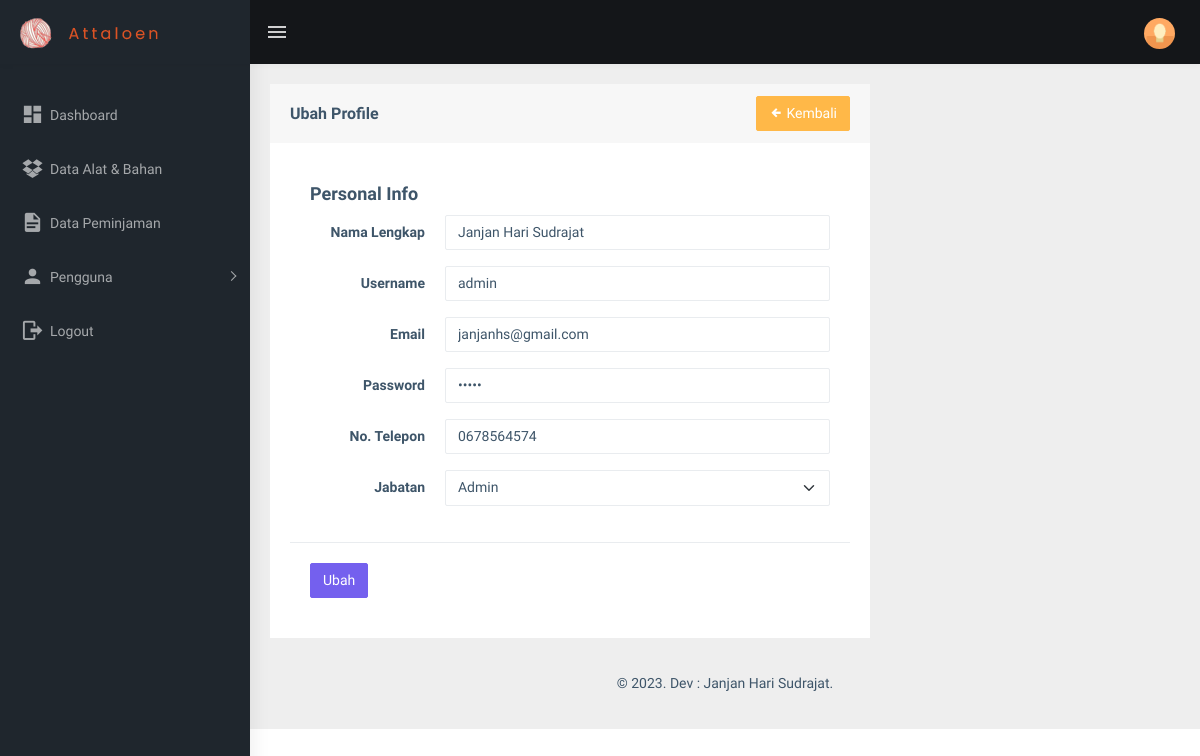
The page /view_user/profile_edit.php (signed in) on the database its author committed.
### tables this page shows
CREATE TABLE `users` (
  `id_user` int(11) NOT NULL,
  `nama` varchar(255) NOT NULL,
  `username` varchar(255) NOT NULL,
  `email` varchar(255) NOT NULL,
  `password` varchar(255) NOT NULL,
  `phone` varchar(40) NOT NULL,
  `image` varchar(255) NOT NULL,
  `role_id` int(10) NOT NULL,
  `date_created` date NOT NULL,
  `is_active` int(10) NOT NULL
);

CREATE TABLE `users_role` (
  `id_role` int(11) NOT NULL,
  `role` varchar(255) NOT NULL
);

### functions.php (called while the page is built, shortened)
<?php
$conn = mysqli_connect("localhost", "root", "", "db_sippa");
function query($query)
{
    global $conn;
    $result = mysqli_query($conn, $query);
    $rows = [];
    while ($row = mysqli_fetch_assoc($result)) {
        $rows[] = $row;
    }
    return $rows;
}

### view_user/profile_edit.php (the view, shortened to what this page needs)
<?php
include "../templates/header.php";
?>
<div class="page-wrapper">
    <div class="container-fluid">
        <div class="row">
            <div class="col-md-8">
                <div class="card">
                    <div class="card-header">
                        <div class="row">
                            <div class="col">
                                <h5 class="card-title pt-2">Ubah Profile</h5>
                            </div>
                            <div class="col">
                                <a href="profile.php" class="btn btn-warning text-white float-end"><i
                                        class="mdi mdi-arrow-left-bold"></i> Kembali</a>
                            </div>
                        </div>
                    </div>
                    <div class="card-body">
                        <form class="form-horizontal" action="" method="POST">
                            <div class="card-body">
                                <h4 class="card-title">Personal Info</h4>
                                <div class="form-group row">
                                    <label class="col-sm-3 text-end control-label col-form-label">Nama
                                        Lengkap</label>
                                    <div class="col-sm-9">
                                        <input type="text" class="form-control" value="<?= $user["nama"]; ?>"
                                            name="nama" />
                                    </div>
                                </div>
                                <div class="form-group row">
                                    <label class="col-sm-3 text-end control-label col-form-label">Username</label>
                                    <div class="col-sm-9">
                                        <input type="text" class="form-control" value="<?= $user["username"]; ?>"
                                            name="username" />
                                    </div>
                                </div>
                                <div class="form-group row">
                                    <label class="col-sm-3 text-end control-label col-form-label">Email</label>
                                    <div class="col-sm-9">
                                        <input type="email" class="form-control" value="<?= $user["email"]; ?>"
                                            name="email" />
                                    </div>
                                </div>
                                <div class="form-group row">
                                    <label class="col-sm-3 text-end control-label col-form-label">Password</label>
                                    <div class="col-sm-9">
                                        <input type="password" class="form-control" value="<?= $user["password"]; ?>"
                                            name="password" />
                                    </div>
                                </div>
                                <div class="form-group row">
                                    <label class="col-sm-3 text-end control-label col-form-label">No. Telepon</label>
                                    <div class="col-sm-9">
                                        <input type="text" class="form-control" value="<?= $user["phone"]; ?>"
                                            name="phone" />
                                    </div>
                                </div>
                                <div class="form-group row">
                                    <label class="col-sm-3 text-end control-label col-form-label">Jabatan</label>
                                    <div class="col-sm-9">
                                        <select class="select2 form-select shadow-none"
                                            style="width: 100%; height: 36px" name="role">
                                            <option value="<?= $user["role_id"]; ?>"><?= $user["role"]; ?></option>
                                        </select>
                                    </div>
                                </div>
                            </div>
                            <div class="border-top">
                                <div class="card-body">
                                    <button type="submit" class="btn btn-primary" name="edit_profile">
                                        Ubah
                                    </button>
                                </div>
                            </div>
                        </form>
                    </div>
                </div>
            </div>
        </div>
        <?php
        include "../templates/footer.php";
        ?>

### rows shown on the page
users: nama "Janjan Hari Sudrajat", username "admin", email "janjanhs@gmail.com", phone "0678564574", role "Admin"
